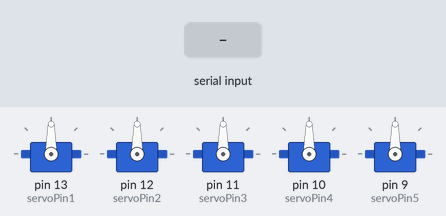
A sketch run on a simulated Arduino Uno, built with avr-gcc and run on an emulated ATmega328P. Parts: 5 × servo. The test bench sets the inputs (shaded band).

Above: at 1.2 s.
1.3 s: "1" received over Serial
At 1.9 s:
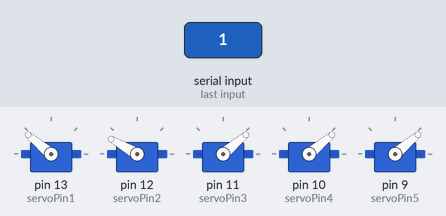
2.8 s: "0" received over Serial
At 4.2 s:
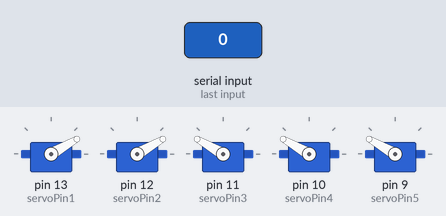
Timing chart, 0 to 5.8 s (numbered marks = the images above; inputs shaded):
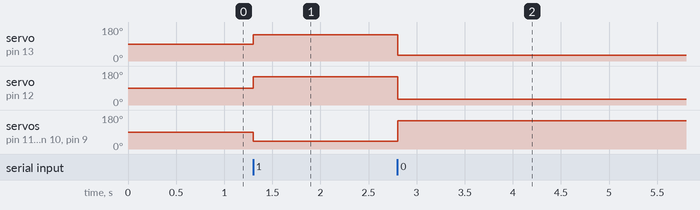

The sketch:

servo_control.ino
```cpp
#include<Servo.h>
Servo servo1;
Servo servo2;
Servo servo3;
Servo servo4;
Servo servo5;
int value=0;
int servoPin1 = 13;
int servoPin2 = 12;
int servoPin3 = 11;
int servoPin4 = 10;
int servoPin5 = 9;
void setup() {
  servo1.attach(servoPin1);
  servo2.attach(servoPin2);
  servo3.attach(servoPin3);
  servo4.attach(servoPin4);
  servo5.attach(servoPin5);
  Serial.begin(9600); // 시리얼 통신 시작, 보드레이트는 Unity와 일치시키거나 설정


}

void loop() {
  if (Serial.available()) { // 시리얼 버퍼에 데이터가 있는지 확인
    char receivedChar = Serial.read(); // 문자 하나 읽기

    if (receivedChar == '1') {
       // 충돌시 서보각도
      servo1.write(140);
      servo2.write(150);
      servo3.write(40);
      servo4.write(40);
      servo5.write(40);
    } else if (receivedChar == '0') {
       //  충돌안할떄 서보각
      servo1.write(30);
      servo2.write(30);
      servo3.write(150);
      servo4.write(150);
      servo5.write(150);
    }
  }
}
```

Measured:
- after the input at 1.3 s, servo on pin 13 (servoPin1): 90° → 140° at once; servo on pin 12 (servoPin2): 90° → 150° at once; servo on pin 11 (servoPin3), servo on pin 10 (servoPin4), servo on pin 9 (servoPin5): 90° → 40° at once
- after the input at 2.8 s, servo on pin 13 (servoPin1): 140° → 30° at once; servo on pin 12 (servoPin2): 150° → 30° at once; servo on pin 11 (servoPin3), servo on pin 10 (servoPin4), servo on pin 9 (servoPin5): 40° → 150° at once
